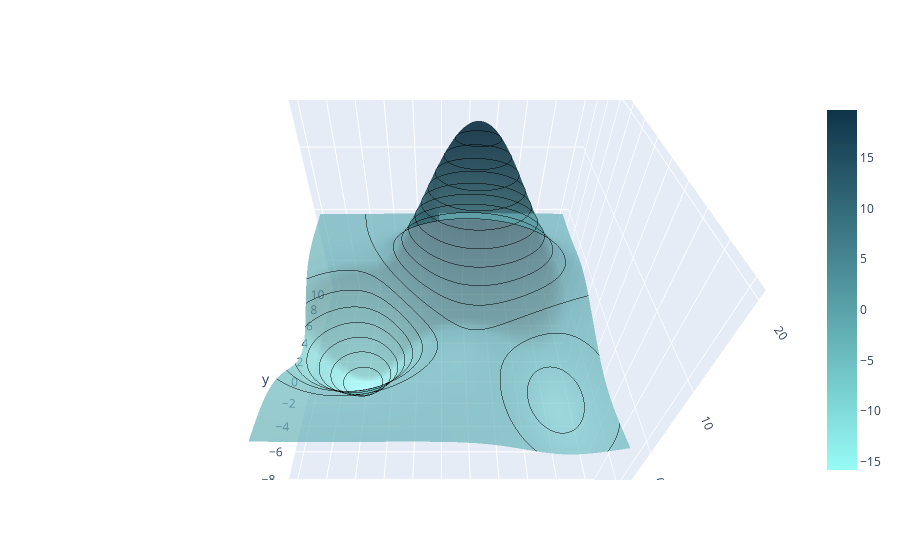

Source (notebook cell):
### Markdown cell above
## 2. Cost/Loss Functions 💰💰

A loss function (or Cost function depending on the sources) is a function that we define in order to measure how bad the model's predictions errors are. In the case of the linear regression the loss fucntion is the well-known mean squared error : MSE!

$$
\frac{1}{n}\sum_{i=1}^{n}{(Y-h(X))^{2}}
$$

Where $n$ is the number of observations in our dataset.

More generally the loss function is the objective function that the model will have to minimize by adapting the values of its parameters!

In our case of linear regression define by $h(X) = \beta_0 + \beta_1 X$ there are two parameters : $\beta_0$, the intercept and $\beta_1$ the coefficient associated with the variable $X$.

The loss function defines the objective that the model has to minimize, therefore it needs to be well aligned with the general goal of our model. In the following lectures we will discover several loss functions that are useful for different kinds of problems : binary classification, multi-class classification, multi-label classification (when an observation can belong to several classes at once), or even image or text generation.

Now we know what a loss function is and that we can minimize it by changing the values of the model's parameters, but we do not yet know how we should change them ? This is where gradient descent comes in ! 👼

### Code cell
import plotly.graph_objects as go

x1 = np.linspace(-10,10,100)
x2 = np.linspace(-10,10,100)
xx1, xx2 = np.meshgrid(x1,x2, indexing='ij')
def func_3D(x,y):
  a = 20*np.exp(- (x - 3)**2/10 - (y -2)**2/20) 
  b = - 16*np.exp(- (x +1)**2/15 - (y +6)**2/20) 
  c = - 5*np.exp(- (x +6)**2/25 - (y - 7)**2/13)
  return a + b + c
y = func_3D(xx1,xx2)
y_gradient = np.gradient(y,x1,x2)
fig = go.Figure(data=[go.Surface(
    contours = {
        "z": {"show": True, "start": -16, "end": 20, "size": 2, "color":"black"}
    },
    x = x1,
    y = x2,
    z = y,
    colorscale=[color_chart[3], color_chart[-2]], 
    opacity = 0.7)
  ]
)

fig.update_layout(
        scene = {
            "xaxis": {"nticks": 20},
            "yaxis": {"nticks": 20},
            "zaxis": {"nticks": 4},
            'camera_eye': {"x": 0, "y": -1, "z": 1},
            "aspectratio": {"x": 1, "y": 1, "z": 1},
        })

fig.show()

### Figure 1 — Plotly figure (JSON) as saved in the notebook; plotly's stock layout.template omitted (floating-point values rounded to 4 significant figures; data arrays with more than 128 entries replaced by an {"elided": "..."} marker saying what was removed)
{"data": [{"colorscale": [[0, "#97FBF6"], [1, "#0E3449"]], "contours": {"z": {"color": "black", "end": 20, "show": true, "size": 2, "start": -16}}, "opacity": 0.7, "type": "surface", "x": [-10, -9.798, -9.596, -9.394, -9.192, -8.99, -8.788, -8.586, -8.384, -8.182, -7.98, -7.778, -7.576, -7.374, -7.172, -6.97, -6.768, -6.566, -6.364, -6.162, -5.96, -5.758, -5.556, -5.354, -5.152, -4.949, -4.747, -4.545, -4.343, -4.141, -3.939, -3.737, -3.535, -3.333, -3.131, -2.929, -2.727, -2.525, -2.323, -2.121, -1.919, -1.717, -1.515, -1.313, -1.111, -0.9091, -0.7071, -0.5051, -0.303, -0.101, 0.101, 0.303, 0.5051, 0.7071, 0.9091, 1.111, 1.313, 1.515, 1.717, 1.919, 2.121, 2.323, 2.525, 2.727, 2.929, 3.131, 3.333, 3.535, 3.737, 3.939, 4.141, 4.343, 4.545, 4.747, 4.949, 5.152, 5.354, 5.556, 5.758, 5.96, 6.162, 6.364, 6.566, 6.768, 6.97, 7.172, 7.374, 7.576, 7.778, 7.98, 8.182, 8.384, 8.586, 8.788, 8.99, 9.192, 9.394, 9.596, 9.798, 10], "y": [-10, -9.798, -9.596, -9.394, -9.192, -8.99, -8.788, -8.586, -8.384, -8.182, -7.98, -7.778, -7.576, -7.374, -7.172, -6.97, -6.768, -6.566, -6.364, -6.162, -5.96, -5.758, -5.556, -5.354, -5.152, -4.949, -4.747, -4.545, -4.343, -4.141, -3.939, -3.737, -3.535, -3.333, -3.131, -2.929, -2.727, -2.525, -2.323, -2.121, -1.919, -1.717, -1.515, -1.313, -1.111, -0.9091, -0.7071, -0.5051, -0.303, -0.101, 0.101, 0.303, 0.5051, 0.7071, 0.9091, 1.111, 1.313, 1.515, 1.717, 1.919, 2.121, 2.323, 2.525, 2.727, 2.929, 3.131, 3.333, 3.535, 3.737, 3.939, 4.141, 4.343, 4.545, 4.747, 4.949, 5.152, 5.354, 5.556, 5.758, 5.96, 6.162, 6.364, 6.566, 6.768, 6.97, 7.172, 7.374, 7.576, 7.778, 7.98, 8.182, 8.384, 8.586, 8.788, 8.99, 9.192, 9.394, 9.596, 9.798, 10], "z": {"elided": "100x100 float values"}}], "layout": {"scene": {"aspectratio": {"x": 1, "y": 1, "z": 1}, "camera": {"eye": {"x": 0, "y": -1, "z": 1}}, "xaxis": {"nticks": 20}, "yaxis": {"nticks": 20}, "zaxis": {"nticks": 4}}}}
